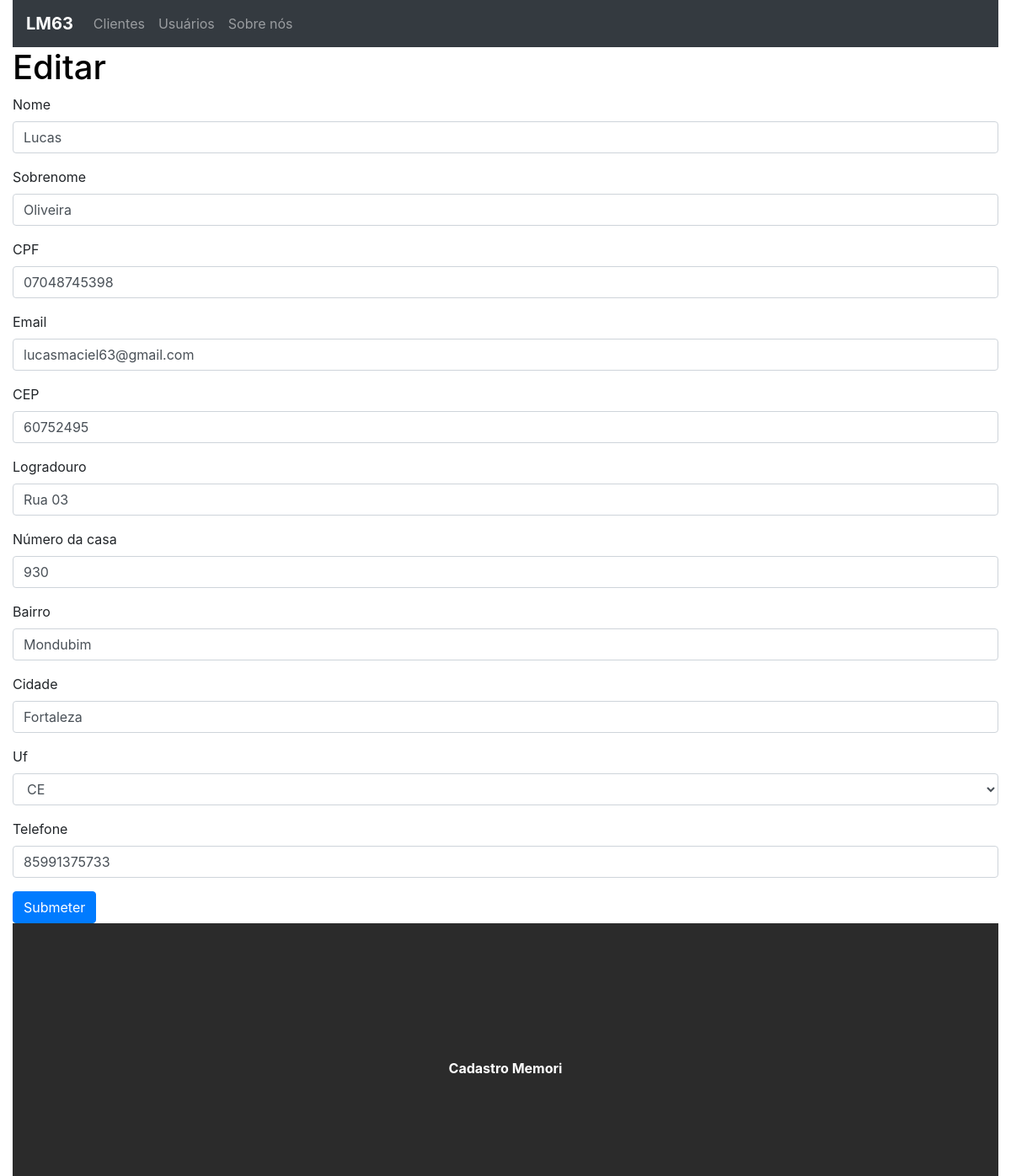
The page /update/1 on the database as committed earlier.
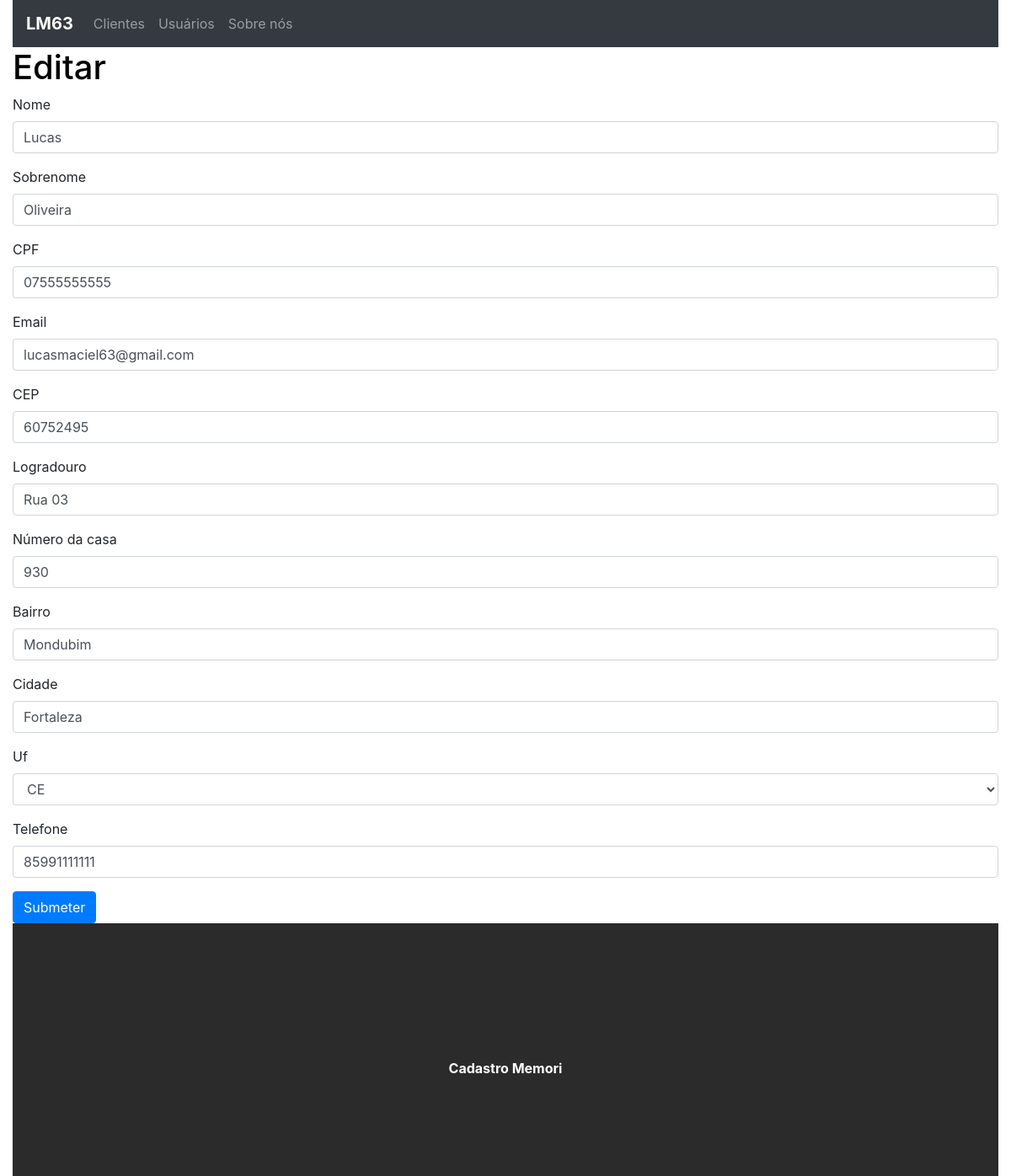
The same page on the database as committed later.
### crud/models.py (models this page shows, shortened)
class Base(models.Model):
    criacao = models.DateField('Criado', auto_now_add=True)
    alteracao = models.DateTimeField('Alterado', auto_now=True)
    ativo = models.BooleanField('Ativo?', default=True)
    class Meta:
        abstract = True

class CadastroCliente(Base):
    nome = models.CharField('Nome', max_length=20)
    sobrenome = models.CharField('Sobrenome', max_length=20)
    cpf = models.CharField('CPF', max_length=11)
    email = models.EmailField('Email', max_length=100)
    cep = models.DecimalField('CEP', max_digits=8, decimal_places=0)
    logradouro = models.CharField('Logradouro', max_length=100)
    numero = models.IntegerField('Número da casa')
    bairro = models.CharField('Bairro', max_length=50)
    cidade = models.CharField('Cidade', max_length=30)
    uf = models.CharField(max_length=2, choices=SIGLAS)
    telefone = models.DecimalField('Telefone', max_digits=11, decimal_places=0)

### crud/views.py (the view)
# urls.py: path('update/<int:id>', views.update, name='update'),
def update(request, id):
    cliente = CadastroCliente.objects.get(id=id)
    form = CadastroModelForm(instance=cliente)
    context = {
        'cliente': cliente,
        'form': form,
    }
    if str(request.method)=='POST':
        form = CadastroModelForm(request.POST, instance=cliente)
        if form.is_valid():
            form.save()
            return redirect('/')
        else:
            return render(request, 'tasks/update.html', context)
    else:
        return render(request, 'tasks/update.html', context)

### crud/forms.py
class CadastroModelForm(forms.ModelForm):
    class Meta:
        model = CadastroCliente
        fields = ['nome', 'sobrenome', 'cpf', 'email', 'cep', 'logradouro', 'numero', 'bairro', 'cidade', 'uf', 'telefone']

### crud/templates/tasks/update.html (shortened to what this page needs)
{% extends 'base.html' %}
{% load bootstrap4 %}
{% block content %}
<h1>Editar</h1>
<form method="POST" class="form" autocomplete="off" enctype="multipart/form-data">
{% bootstrap_form form %}
{% buttons %}
    <button type="submit" class="btn btn-primary">Submeter</button>
{% endbuttons %}
</form>
{% endblock %}

Rows that differ between the two databases and show on the page:
changed CadastroCliente "Lucas": cpf "07048745398" → "07555555555"; telefone "85991375733" → "85991111111"
